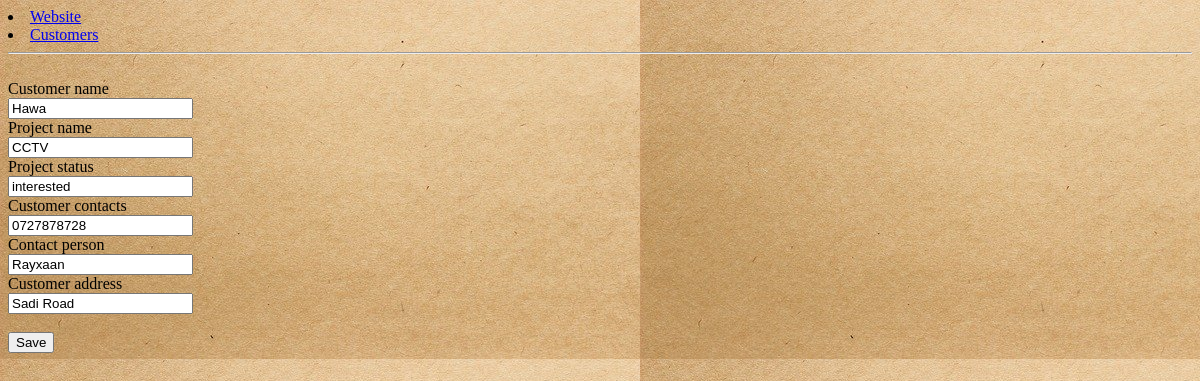
Page /reorder_level/update_customers/4/ on the committed database.
### allifmaalerpsystem/models.py (models this page shows, shortened)
class AllifmaalCustomersTable(models.Model):
    customer_name = models.CharField(max_length=255, blank=True, null=True)
    project_name = models.CharField(max_length=255, blank=True, null=True)
    project_status = models.CharField(max_length=255, blank=True, null=True)
    customer_contacts = models.CharField(max_length=255, blank=True, null=True)
    contact_person = models.CharField(max_length=255, blank=True, null=True)
    customer_address = models.CharField(max_length=255, blank=True, null=True)

### allifmaalerpsystem/views.py (the view)
# urls.py: path('update_customers/',include('allifmaalerpsystem.urls')),
def update_customers(request, pk):
    query_table_content= AllifmaalCustomersTable.objects.get(id=pk)
    form = CustomerUpdateForm(instance=query_table_content)#insert the content of the table stored in the selected id in the update form
    if request.method == 'POST':
        form = CustomerUpdateForm(request.POST, instance=query_table_content)
        if form.is_valid():
            form.save()
            messages.success(request, 'Customer updated successfully')
            return redirect('/customers')
    context = {
		'form':form
    }
    return render(request, 'add_customers.html', context)

### allifmaalerpsystem/forms.py
class CustomerUpdateForm(forms.ModelForm):
    class Meta:
        model = AllifmaalCustomersTable
        fields = ['customer_name', 'project_name', 'project_status','customer_contacts','contact_person','customer_address']
        fields='__all__'

### allifmaalerpsystem/templates/add_customers.html (shortened to what this page needs)
{% load crispy_forms_tags %}
{% load static %}
<!DOCTYPE html>
<html>
<head>
</head>
<body>
    <link href="{% static 'css/style2.css' %}" rel="stylesheet">
    <li><a href="/">Website</a></li>
    <li><a href="/customers">Customers</a></li>
    <hr><br>
	<form method='POST' action=''>{% csrf_token %}
		{{form|crispy}}<br>
        <input type="submit" value='Save'/>
    </form>
</body>
</html>

### allifmaalerpsystem/static/css/style2.css (style rules this page uses)
body { background-color:lightblue; background-image: url("../images/allif.jpg"); }

### rows in the picture
AllifmaalCustomersTable: customer_name "Hawa", project_name "CCTV", project_status "interested", customer_contacts "0727878728", contact_person "Rayxaan", customer_address "Sadi Road"
